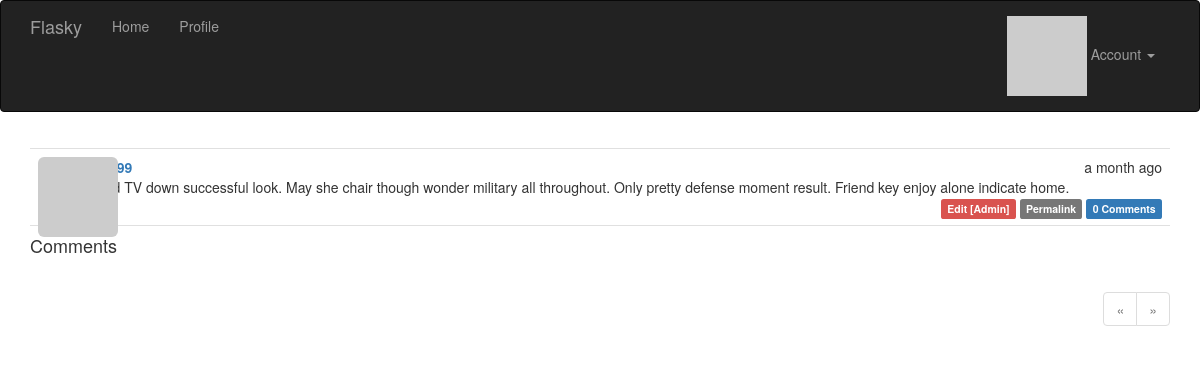
Page /post/1 (signed in) on the committed database.
### app/models.py (models this page shows, shortened)
class Post(db.Model):
    __tablename__ = 'posts'
    id = db.Column(db.Integer, primary_key=True)
    body = db.Column(db.Text)
    body_html = db.Column(db.Text)
    timestamp = db.Column(db.DateTime, index=True, default=datetime.utcnow)
    author_id = db.Column(db.Integer, db.ForeignKey('users.id'))
    comments = db.relationship('Comment', backref='post', lazy='dynamic')

### app/main/views.py (the view, shortened to what this page needs)
@main.route('/post/<int:id>', methods=['GET', 'POST'])
def post(id):
    post = Post.query.get_or_404(id)
    form = CommentForm()
    page = request.args.get('page', 1, type=int)
    if page == -1:
        page = (post.comments.count() - 1) // \
            current_app.config['FLASKY_COMMENTS_PER_PAGE'] + 1
    pagination = post.comments.order_by(Comment.timestamp.asc()).paginate(
        page, per_page=current_app.config['FLASKY_COMMENTS_PER_PAGE'],
        error_out=False)
    comments = pagination.items
    return render_template('post.html', posts=[post], form=form,
                           comments=comments, pagination=pagination)

### app/auth/views.py (called while the page is built)
@auth.before_app_request
def before_request():
    if current_user.is_authenticated:
        current_user.ping()
        if not current_user.confirmed \
                and request.endpoint \
                and request.blueprint != 'auth' \
                and request.endpoint != 'static':
            return redirect(url_for('auth.unconfirmed'))

### app/main/__init__.py (called while the page is built)
@main.app_context_processor
def inject_permissions():
    return dict(Permission=Permission)

### app/main/views.py (called while the page is built)
@main.after_app_request
def after_request(response):
    for query in get_debug_queries():
        if query.duration >= current_app.config['FLASKY_SLOW_DB_QUERY_TIME']:
            current_app.logger.warning(
                'Slow query: %s\nParameters: %s\nDuration: %fs\nContext: %s\n'
                % (query.statement, query.parameters, query.duration,
                   query.context))
    return response

### app/models.py (called while the page is built)
@login_manager.user_loader
def load_user(user_id):
    return User.query.get(int(user_id))

    def has_permission(self, perm):
        return self.permissions & perm == perm

    def can(self, perm):
        return self.role is not None and self.role.has_permission(perm)

    def is_administrator(self):
        return self.can(Permission.ADMIN)

    def ping(self):
        self.last_seen = datetime.utcnow()
        db.session.add(self)

    def gravatar(self, size=100, default='identicon', rating='g'):
        url = 'https://secure.gravatar.com/avatar'
        hash = self.avatar_hash or self.gravatar_hash()
        return '{url}/{hash}?s={size}&d={default}&r={rating}'.format(
            url=url, hash=hash, size=size, default=default, rating=rating)

### app/templates/post.html (shortened to what this page needs)
{% extends "base.html" %}
{% import "bootstrap/wtf.html" as wtf %}
{% import "_macros.html" as macros %}
{% block page_content %}
{% include '_posts.html' %}
<h4 id="comments">Comments</h4>
{% if pagination %}
<div class="pagination">
    {{ macros.pagination_widget(pagination, '.post', fragment='#comments', id=posts[0].id) }}
</div>
{% endif %}
{% endblock %}

### app/templates/_posts.html
<ul class="posts">
    {% for post in posts %}
    <li class="post">
        <div class="post-thumbnail">
            <a href="{{ url_for('.user', username=post.author.username) }}">
                <img class="img-rounded profile-thumbnail" src="{{ post.author.gravatar(size=40) }}">
            </a>
        </div>
        <div class="post-content">
            <div class="post-date">{{ moment(post.timestamp).fromNow() }}</div>
            <div class="post-author"><a href="{{ url_for('.user', username=post.author.username) }}">{{ post.author.username }}</a></div>
            <div class="post-body">
                {% if post.body_html %}
                    {{ post.body_html | safe }}
                {% else %}
                    {{ post.body }}
                {% endif %}
            </div>
            <div class="post-footer">
                {% if current_user == post.author %}
                <a href="{{ url_for('.edit', id=post.id) }}">
                    <span class="label label-primary">Edit</span>
                </a>
                {% elif current_user.is_administrator() %}
                <a href="{{ url_for('.edit', id=post.id) }}">
                    <span class="label label-danger">Edit [Admin]</span>
                </a>
                {% endif %}
                <a href="{{ url_for('.post', id=post.id) }}">
                    <span class="label label-default">Permalink</span>
                </a>
                <a href="{{ url_for('.post', id=post.id) }}#comments">
                    <span class="label label-primary">{{ post.comments.count() }} Comments</span>
                </a>
            </div>
        </div>
    </li>
    {% endfor %}
</ul>

### app/static/styles.css (style rules this page uses)
.profile-thumbnail { position: absolute; }
ul.posts { list-style-type: none; padding: 0px; margin: 16px 0px 0px 0px; border-top: 1px solid #e0e0e0; }
ul.posts li.post { padding: 8px; border-bottom: 1px solid #e0e0e0; }
div.post-date { float: right; }
div.post-author { font-weight: bold; }
div.post-thumbnail { position: absolute; }
div.post-content { margin-left: 48px; min-height: 48px; }
div.post-footer { text-align: right; }
div.pagination { width: 100%; text-align: right; padding: 0px; margin: 0px; }

### rows in the picture
Post: timestamp "a month ago", body "Good TV down successful look. May she chair though wonder military all throughout. Only pretty defense moment result. Friend key enjoy alone indicate home.", comments.count "0"
